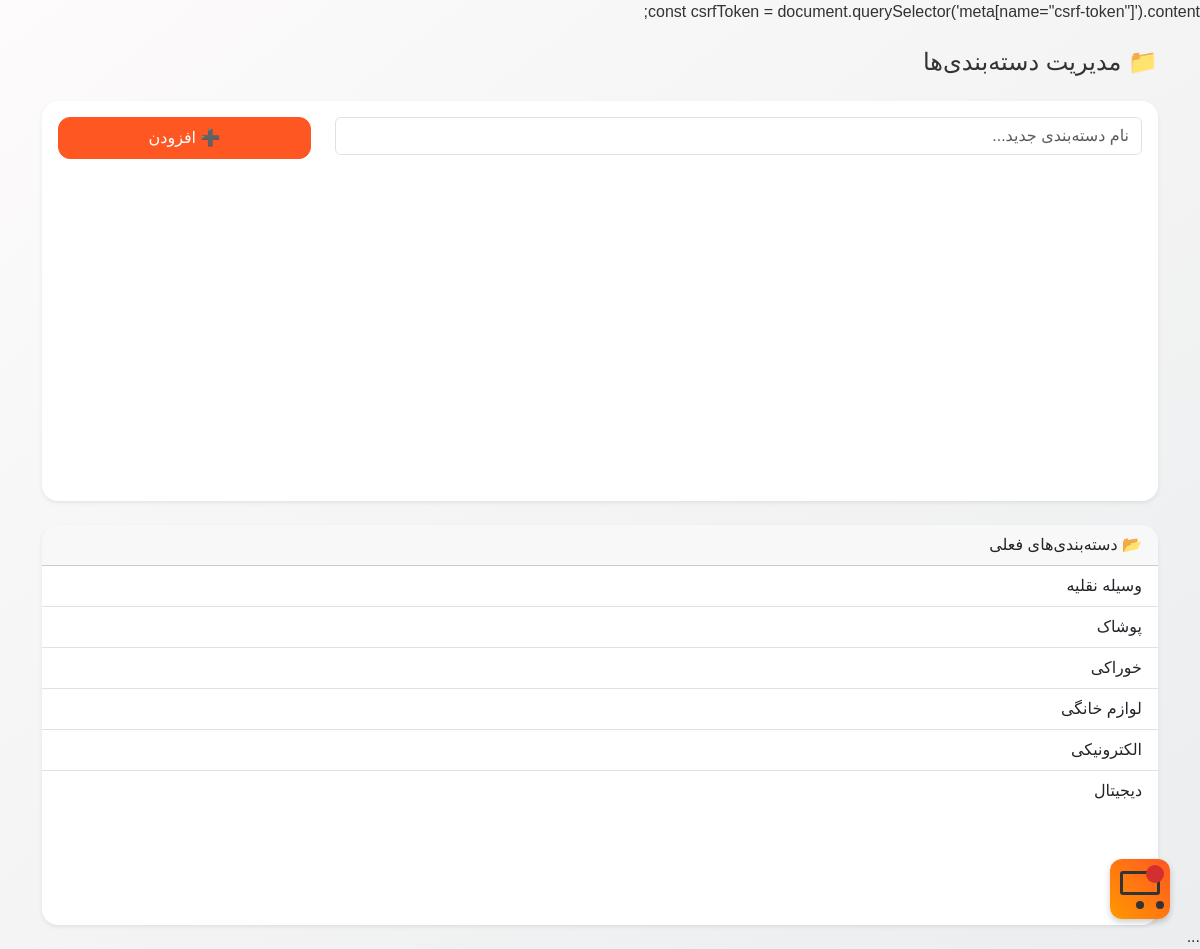
The page /categories on the database its author committed.
### app.py (models this page shows)
class Category(db.Model):
    id = db.Column(db.Integer, primary_key=True)
    name = db.Column(db.String(50), unique=True, nullable=False)

### app.py (the view, shortened to what this page needs)
@app.route('/categories', methods=['GET', 'POST'])
def manage_categories():
    categories = Category.query.all()
    return render_template('categories.html', categories=categories)

### templates/categories.html (shortened to what this page needs)
{% extends 'base.html' %}
{% block content %}
<h4 class="mb-4">📁 مدیریت دسته‌بندی‌ها</h4>
<form method="post" class="card p-3 mb-4 shadow-sm">
    <div class="row">
        <div class="col-md-9 mb-2">
            <input type="text" name="name" class="form-control" placeholder="نام دسته‌بندی جدید..." required>
        </div>
        <div class="col-md-3">
            <button class="btn btn-primary w-100">➕ افزودن</button>
        </div>
    </div>
</form>
<div class="card shadow-sm">
    <div class="card-header">📂 دسته‌بندی‌های فعلی</div>
    <ul class="list-group list-group-flush">
        {% for cat in categories %}
        <li class="list-group-item">{{ cat.name }}</li>
        {% endfor %}
    </ul>
</div>
{% endblock %}

### templates/base.html (shortened to what this page needs)
<!DOCTYPE html>
<html lang="fa" dir="rtl">
<head>
    <link href="https://cdn.fontcdn.ir/Font/Persian/Vazir/Vazir.css" rel="stylesheet">
    <link href="https://cdn.jsdelivr.net/npm/bootstrap@5.3.0/dist/css/bootstrap.rtl.min.css" rel="stylesheet">
    <link href="https://cdn.jsdelivr.net/npm/bootstrap-icons/font/bootstrap-icons.css" rel="stylesheet">
</head>
<body>
const csrfToken = document.querySelector('meta[name="csrf-token"]').content;
<div class="container mt-4">
    {% block content %}{% endblock %}
</div>
<a href="{{ url_for('view_cart') }}" class="bazaar-cart">
    <div class="badge">{{ cart_count }}</div>
</a>
...
</body>
</html>

### templates/base.html (style rules this page uses)
:root { --primary-color: #2c3e50; --accent-color: #ff5722; --light-bg: #f8f9fa; --card-radius: 16px; }
body { background: var(--light-bg); color: var(--primary-color); font-family: "Vazir", sans-serif; }
.btn-primary { background-color: var(--accent-color); border-color: var(--accent-color); }
.card { border: none; border-radius: var(--card-radius); overflow: hidden; box-shadow: 0 4px 15px rgba(0,0,0,0.1); transition: transform 0.3s ease, box-shadow 0.3s ease; }
.btn { border-radius: 8px; }
.bazaar-cart { position: fixed; bottom: 30px; right: 30px; width: 60px; height: 60px; background: #fb8c00; border-radius: 12px; box-shadow: 0 3px 6px rgba(0,0,0,0.2); display: flex; justify-content: center; align-items: center; z-index: 1000; cursor: pointer; }
.bazaar-cart::before { content: ""; position: absolute; top: 12px; width: 40px; height: 24px; border: 3px solid #333; border-radius: 3px; background: none; }
.bazaar-cart::after { content: ""; position: absolute; bottom: 10px; width: 8px; height: 8px; background: #333; border-radius: 50%; box-shadow: 20px 0 0 #333; }
.bazaar-cart .badge { position: absolute; top: 6px; right: 6px; background: #d32f2f; color: white; font-size: 12px; width: 18px; height: 18px; border-radius: 50%; display: flex; align-items: center; justify-content: center; }
body { background: #f8f9fa; font-family: "Vazir", sans-serif; }
.card { border-radius: 12px; }
body { background: linear-gradient(to bottom right, #fdfbfb, #ebedee); font-family: "Vazir", sans-serif; direction: rtl; color: #333; }
.card { border: none; border-radius: 16px; overflow: hidden; box-shadow: 0 6px 20px rgba(0,0,0,0.08); transition: all 0.3s ease; }
.btn { border-radius: 12px; padding: 0.5rem 1rem; }
.bazaar-cart { background: linear-gradient(45deg, #ff9800, #ff5722); transition: all 0.3s ease; }
.card { min-height: 400px; }

### rows shown on the page
Category: name "وسیله نقلیه"
Category: name "پوشاک"
Category: name "خوراکی"
Category: name "لوازم خانگی"
Category: name "الکترونیکی"
Category: name "دیجیتال"
